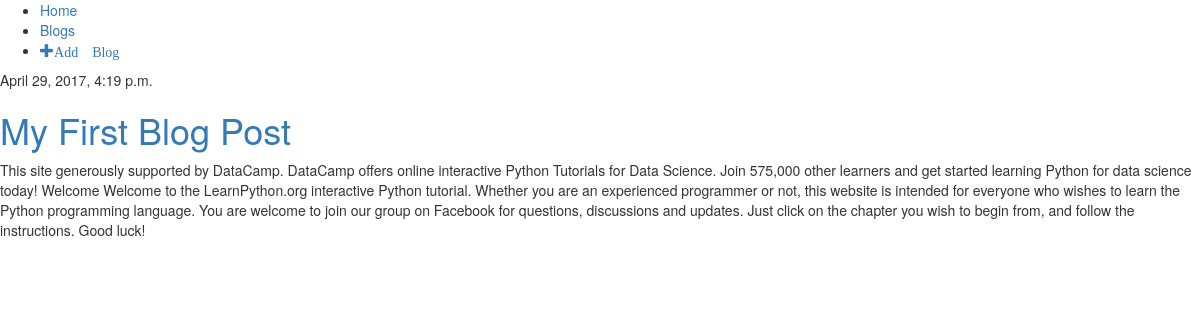
The app's page /blogs/post/1/ with its own data.
### blogis/models.py (models this page shows, shortened)
class BlogPost(models.Model):
    author = models.CharField(max_length=50)
    title = models.CharField(max_length=200)
    text = models.TextField()
    created_date = models.DateTimeField(
            default=timezone.now)
    published_date = models.DateTimeField(
            blank=True, null=True)

### blogis/views.py (the view, shortened to what this page needs)
# urls.py: url(r'^blogs/post/(?P<pk>\d+)/$', SingleBlogPost.as_view(), name='single_blog'),
class SingleBlogPost(TemplateView):
    def get(self, request, pk):
        print(pk)
        context = {}
        post = BlogPost.objects.get(pk=pk)
        context['post'] = post
        return render(request, 'blogis/pages/single_blog.html', context)

### blogis/templates/blogis/pages/single_blog.html (shortened to what this page needs)
<!DOCTYPE html>
{% extends 'blogis/base/base_site.html' %}
{% load staticfiles %}
{% block content %}
        <div class="post">
            <div class="date">
                {{ post.published_date }}
            </div>
            <h1><a href="">{{ post.title }} </a></h1>
            <p>{{ post.text }}</p>
        </div>
{% endblock content %}

### records on screen
BlogPost: published_date "April 29, 2017, 4:19 p.m.", title "My First Blog Post", text "This site generously supported by DataCamp. DataCamp offers online interactive Python Tutorials for Data Science. Join 575,000 other learners and get started learning Python for data science today! Welcome Welcome to the LearnPython.org interactive Python tutorial. Whether you are an experienced programmer or not, this website is intended for everyone who wishes to learn the Python programming language. You are welcome to join our group on Facebook for questions, discussions and updates. Just click on the chapter you wish to begin from, and follow the instructions. Good luck!"
